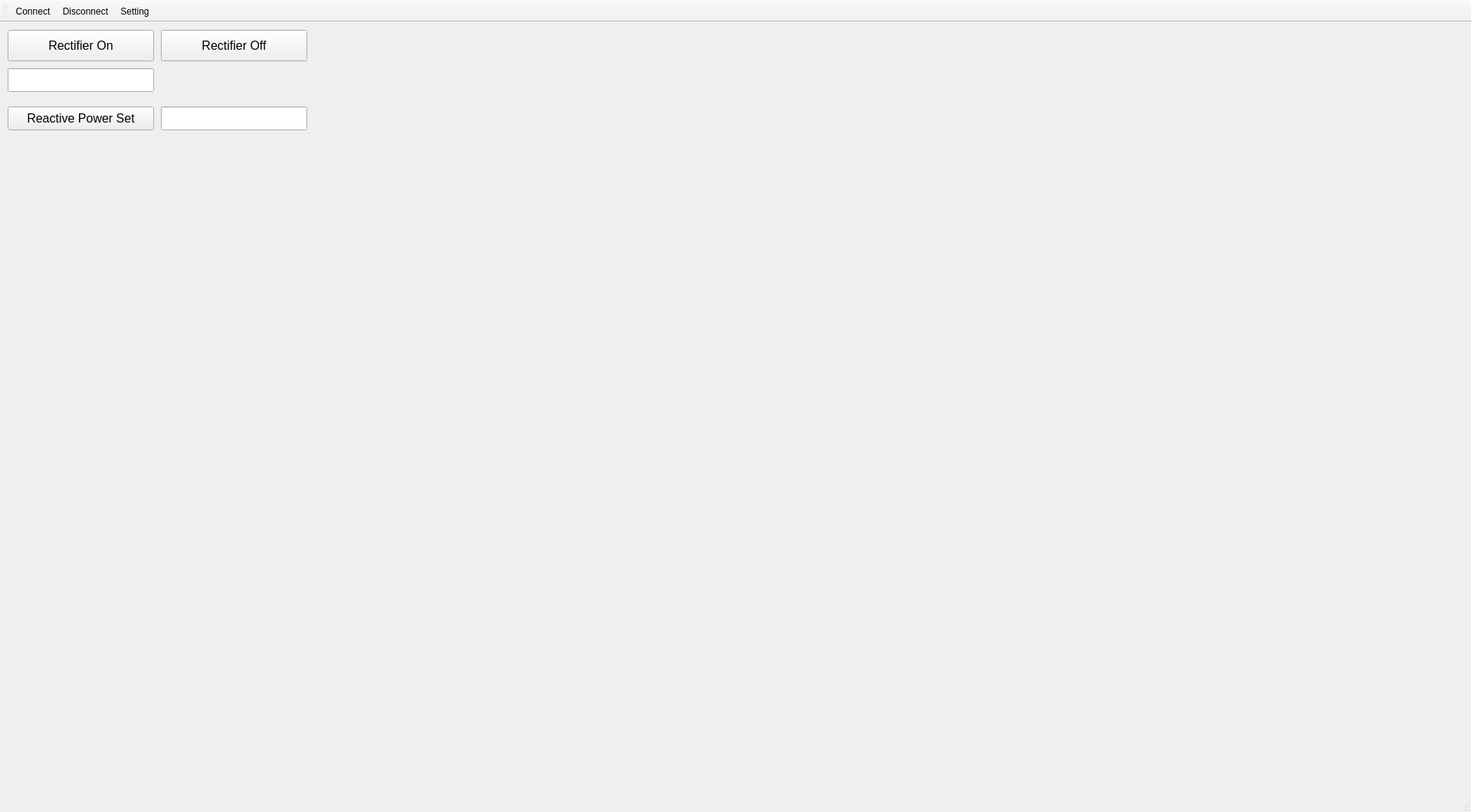
<?xml version="1.0" encoding="UTF-8"?>
<ui version="4.0">
 <class>MainWindow</class>
 <widget class="QMainWindow" name="MainWindow">
  <property name="geometry">
   <rect>
    <x>0</x>
    <y>0</y>
    <width>1920</width>
    <height>1060</height>
   </rect>
  </property>
  <property name="windowTitle">
   <string>MainWindow</string>
  </property>
  <widget class="QWidget" name="centralWidget">
   <widget class="QWidget" name="layoutWidget">
    <property name="geometry">
     <rect>
      <x>570</x>
      <y>10</y>
      <width>1341</width>
      <height>951</height>
     </rect>
    </property>
    <layout class="QVBoxLayout" name="verticalLayout">
     <item>
      <widget class="XyPlot" name="xyPlot_Ch1" native="true">
       <property name="styleSheet">
        <string notr="true">color: rgb(56, 162, 255);</string>
       </property>
      </widget>
     </item>
     <item>
      <widget class="XyPlot" name="xyPlot_Ch2" native="true">
       <property name="styleSheet">
        <string notr="true">color: rgb(56, 162, 255);</string>
       </property>
      </widget>
     </item>
     <item>
      <widget class="XyPlot" name="xyPlot_Ch3" native="true">
       <property name="styleSheet">
        <string notr="true">color: rgb(56, 162, 255);</string>
       </property>
      </widget>
     </item>
     <item>
      <widget class="XyPlot" name="xyPlot_Ch4" native="true">
       <property name="styleSheet">
        <string notr="true">color: rgb(56, 162, 255);</string>
       </property>
      </widget>
     </item>
    </layout>
   </widget>
   <widget class="QPushButton" name="buttonChbOn">
    <property name="geometry">
     <rect>
      <x>10</x>
      <y>10</y>
      <width>191</width>
      <height>41</height>
     </rect>
    </property>
    <property name="font">
     <font>
      <pointsize>12</pointsize>
     </font>
    </property>
    <property name="text">
     <string>Rectifier On</string>
    </property>
   </widget>
   <widget class="QPushButton" name="buttonChbOff">
    <property name="geometry">
     <rect>
      <x>210</x>
      <y>10</y>
      <width>191</width>
      <height>41</height>
     </rect>
    </property>
    <property name="font">
     <font>
      <pointsize>12</pointsize>
     </font>
    </property>
    <property name="text">
     <string>Rectifier Off</string>
    </property>
   </widget>
   <widget class="QPushButton" name="buttonReactiveSet">
    <property name="geometry">
     <rect>
      <x>10</x>
      <y>110</y>
      <width>191</width>
      <height>31</height>
     </rect>
    </property>
    <property name="font">
     <font>
      <pointsize>12</pointsize>
     </font>
    </property>
    <property name="text">
     <string>Reactive Power Set</string>
    </property>
   </widget>
   <widget class="QLineEdit" name="editReactiveSet">
    <property name="geometry">
     <rect>
      <x>210</x>
      <y>110</y>
      <width>191</width>
      <height>31</height>
     </rect>
    </property>
   </widget>
   <widget class="QLineEdit" name="editFpgaStatus">
    <property name="geometry">
     <rect>
      <x>10</x>
      <y>60</y>
      <width>191</width>
      <height>31</height>
     </rect>
    </property>
   </widget>
  </widget>
  <widget class="QMenuBar" name="menuBar">
   <property name="geometry">
    <rect>
     <x>0</x>
     <y>0</y>
     <width>1920</width>
     <height>21</height>
    </rect>
   </property>
  </widget>
  <widget class="QToolBar" name="mainToolBar">
   <attribute name="toolBarArea">
    <enum>TopToolBarArea</enum>
   </attribute>
   <attribute name="toolBarBreak">
    <bool>false</bool>
   </attribute>
   <addaction name="actionConnect"/>
   <addaction name="actionDisconnect"/>
   <addaction name="actionSetting"/>
  </widget>
  <widget class="QStatusBar" name="statusBar"/>
  <action name="actionConnect">
   <property name="icon">
    <iconset resource="pictures.qrc">
     <normaloff>:/Icons/Play.png</normaloff>:/Icons/Play.png</iconset>
   </property>
   <property name="text">
    <string>Connect</string>
   </property>
   <property name="toolTip">
    <string>Connect to serial port</string>
   </property>
  </action>
  <action name="actionDisconnect">
   <property name="icon">
    <iconset resource="pictures.qrc">
     <normaloff>:/Icons/Stop.png</normaloff>:/Icons/Stop.png</iconset>
   </property>
   <property name="text">
    <string>Disconnect</string>
   </property>
   <property name="toolTip">
    <string>Disconnect from serial port</string>
   </property>
  </action>
  <action name="actionSetting">
   <property name="icon">
    <iconset resource="pictures.qrc">
     <normaloff>:/Icons/Settings.png</normaloff>:/Icons/Settings.png</iconset>
   </property>
   <property name="text">
    <string>Setting</string>
   </property>
   <property name="toolTip">
    <string>Serial port settings</string>
   </property>
  </action>
 </widget>
 <layoutdefault spacing="6" margin="11"/>
 <customwidgets>
  <customwidget>
   <class>XyPlot</class>
   <extends>QWidget</extends>
   <header location="global">xyplot.h</header>
   <container>1</container>
  </customwidget>
 </customwidgets>
 <resources>
  <include location="pictures.qrc"/>
 </resources>
 <connections/>
</ui>
